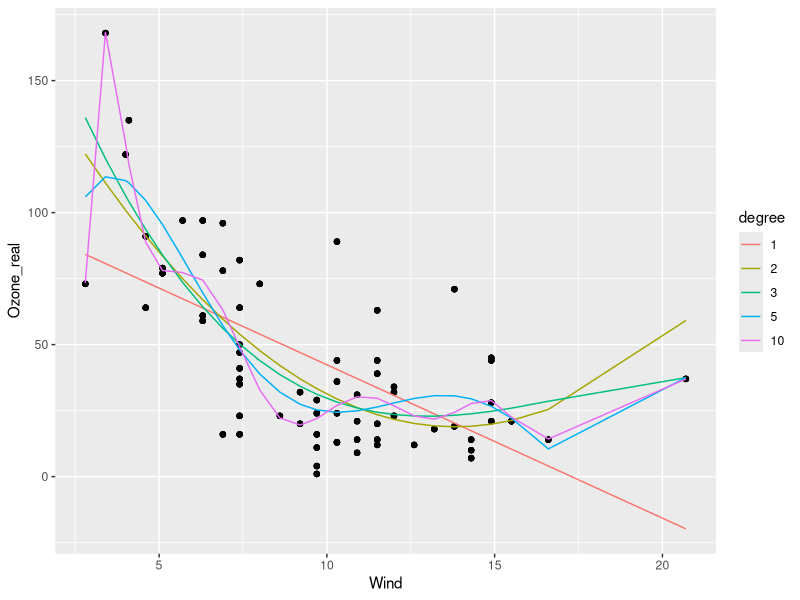

This figure's R source:
setwd("c:\\DataTK")
#
# SQLBits 2020
# 
# Most Common Mistakes
# 

#######################################################
### 
###  Linearity or non-linearity
###
#######################################################

library(data.table)
library(ggplot2)

overfitting_data <- data.table(airquality)


head(airquality, n=3)

data_test=na.omit(overfitting_data[,.(Wind,Ozone)])
train_sample=sample(1:nrow(data_test),size = 0.6*nrow(data_test))


degree_of_poly=1:10
degree_to_plot=c(1,2,3,5,10)
polynomial_model=list()
df_result=NULL

for (degree in degree_of_poly) {
  fm=as.formula(paste0("Ozone~poly(Wind,",degree,",raw=T)"))
  polynomial_model=c(polynomial_model,list(lm(fm,data_test[train_sample])))
  Polynomial_degree=paste0(degree)
  data_fitted=tail(polynomial_model,1)[[1]]$fitted.values
  new_df=data.table(Wind=data_test[train_sample,Wind],Ozone_real=data_test[train_sample,Ozone],Ozone_fitted=tail(polynomial_model,1)[[1]]$fitted.values,degree=as.factor(degree))
  if (is.null(df_result))
    df_result=new_df
  else
    df_result=rbind(df_result,new_df)
}



ggplot(df_result[degree%in%degree_to_plot],aes(x=Wind))+geom_point(aes(y=Ozone_real))+geom_line(aes(color=degree,y=Ozone_fitted))
